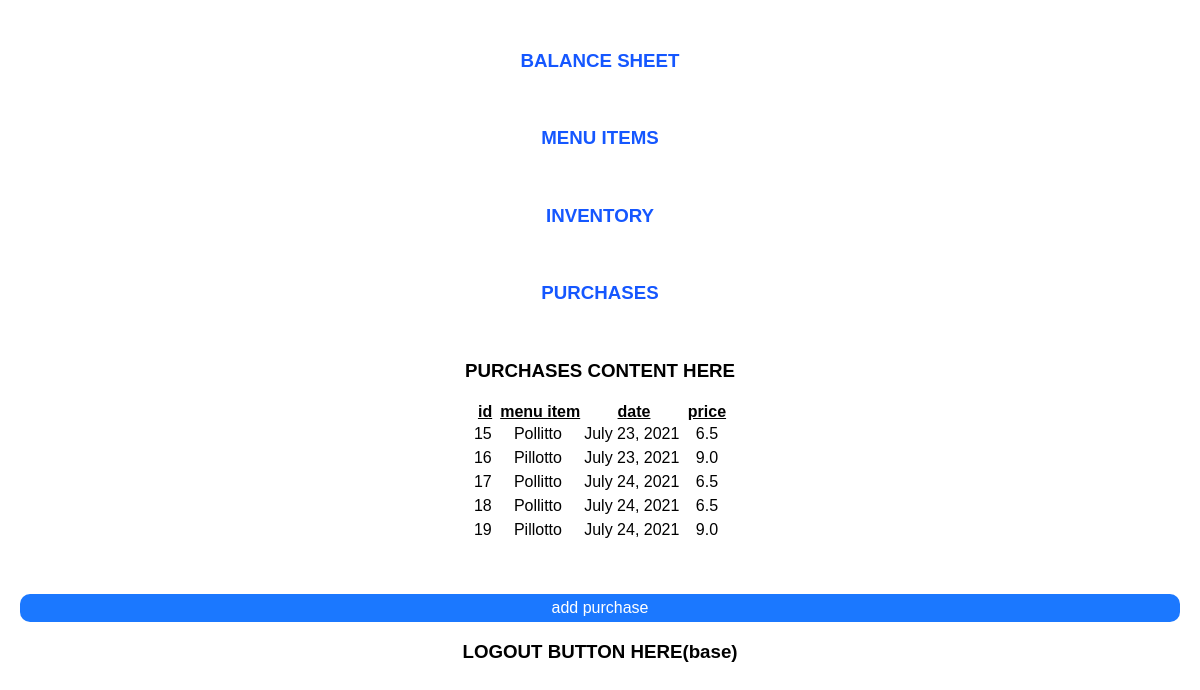
The app's page /purchases with its own data.
### inventory/models.py (models this page shows, shortened)
class Purchase(models.Model):
    date = models.DateField(auto_now=True)
    menuitem = models.ForeignKey(MenuItem, on_delete=models.CASCADE)

class MenuItem(models.Model):
    title = models.CharField(max_length=20)
    price = models.FloatField(default=11.50)
    def sum_recipe_prices(self):#this totals the ingredient COST of each menu item, not the price.
        theTotalPrice = 0.0
        theListOfIngredients = self.reciperequirement_set.all()
        for ing in theListOfIngredients:
            theTotalPrice += ing.ingredient_cost
        return theTotalPrice
    def __str__(self):
        return f"{self.title}"

class RecipeRequirement(models.Model):
    menuitem = models.ForeignKey(MenuItem, on_delete=models.CASCADE)
    ingredient = models.ForeignKey(Ingredient, on_delete=models.CASCADE)
    quantity = models.IntegerField(default=1)
    @property#calculate cost of ingredient amount used in recipe
    def ingredient_cost(self):
        return self.ingredient.unitPrice * self.quantity

class Ingredient(models.Model):
    OUNCE = 'oz'
    POUND = 'lb'
    UNIT_CHOICES = [
        (OUNCE,'ounce'),
        (POUND, 'pound')
    ]
    name = models.CharField(max_length=20)
    unit = models.CharField(max_length=2, choices=UNIT_CHOICES, default="oz")
    availableQuantity = models.IntegerField(default=10)
    unitPrice = models.FloatField(default=1.50)

### inventory/views.py (the view)
# urls.py: path('purchases', views.Purchases.as_view(), name='purchases'),
class Purchases(ListView):
    model = Purchase
    template_name = "inventory/purchases.html"
    def get_context_data(self):
        context = super().get_context_data()
        context["purchases"] = Purchase.objects.all()
        return context

### inventory/templates/inventory/purchases.html
{% extends './home.html' %}
{% block content %}
{{ block.super }}
<h3>PURCHASES CONTENT HERE</h3>
    <table class="line-table">
        <thead>
            <tr>
                <th>id</th>
                <th>menu item</th>
                <th>date</th>
                <th>price</th>
            </tr>
        </thead>
        <tbody>
            {% for item in purchases %}
            <tr>
                <td>{{ item.id }}&nbsp;</td><td>{{ item.menuitem }}&nbsp;</td>
                <td>{{ item.date }}&nbsp;</td>
                <td>{{ item.menuitem.sum_recipe_prices }}</td>
            <tr>
            {% endfor %}
        </tbody>
    </table>
<p>&nbsp;</p>
<a href="{% url "create_purchase"  %}"
    style="display: inherit; text-align: center; border-radius: 10px; text-decoration: none; color: #FFF; padding: 5px; background-color: #1B78FF;">add purchase</a></td>
{% endblock %}

### inventory/static/inventory/style.css (style rules this page uses)
body { font-family: "Oxygen", sans-serif; text-align: center; margin: 0 20px 0 20px; }
table.line-table { margin-left: auto; margin-right: auto; }
a { text-decoration: none; color: #1557ff; }
thead { text-decoration: underline; }

### records on screen
Purchase: id "15", menuitem "Pollitto", date "July 23, 2021", menuitem.sum_recipe_prices "6.5"
Purchase: id "16", menuitem "Pillotto", date "July 23, 2021", menuitem.sum_recipe_prices "9.0"
Purchase: id "17", menuitem "Pollitto", date "July 24, 2021", menuitem.sum_recipe_prices "6.5"
Purchase: id "18", menuitem "Pollitto", date "July 24, 2021", menuitem.sum_recipe_prices "6.5"
Purchase: id "19", menuitem "Pillotto", date "July 24, 2021", menuitem.sum_recipe_prices "9.0"
